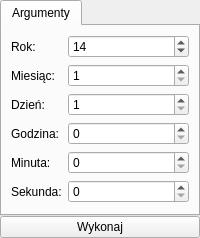
       <widget class="QWidget" name="beginFiscalMemoryReadByDatePage">
        <layout class="QGridLayout" name="gridLayout_48">
         <property name="margin">
          <number>0</number>
         </property>
         <property name="spacing">
          <number>0</number>
         </property>
         <item row="0" column="0">
          <widget class="QTabWidget" name="tabWidget_17">
           <property name="currentIndex">
            <number>0</number>
           </property>
           <widget class="QWidget" name="tab_33">
            <attribute name="title">
             <string>Argumenty</string>
            </attribute>
            <layout class="QFormLayout" name="formLayout_7">
             <item row="0" column="0">
              <widget class="QLabel" name="label_22">
               <property name="text">
                <string>Rok:</string>
               </property>
               <property name="buddy">
                <cstring>fiscalMemotyReadByDateYear</cstring>
               </property>
              </widget>
             </item>
             <item row="0" column="1">
              <widget class="QSpinBox" name="fiscalMemotyReadByDateYear">
               <property name="value">
                <number>14</number>
               </property>
              </widget>
             </item>
             <item row="1" column="0">
              <widget class="QLabel" name="label_23">
               <property name="text">
                <string>Miesiąc:</string>
               </property>
               <property name="buddy">
                <cstring>fiscalMemotyReadByDateMonth</cstring>
               </property>
              </widget>
             </item>
             <item row="1" column="1">
              <widget class="QSpinBox" name="fiscalMemotyReadByDateMonth">
               <property name="minimum">
                <number>1</number>
               </property>
               <property name="maximum">
                <number>12</number>
               </property>
              </widget>
             </item>
             <item row="2" column="0">
              <widget class="QLabel" name="label_25">
               <property name="text">
                <string>Dzień:</string>
               </property>
               <property name="buddy">
                <cstring>fiscalMemotyReadByDateDay</cstring>
               </property>
              </widget>
             </item>
             <item row="2" column="1">
              <widget class="QSpinBox" name="fiscalMemotyReadByDateDay">
               <property name="minimum">
                <number>1</number>
               </property>
               <property name="maximum">
                <number>31</number>
               </property>
              </widget>
             </item>
             <item row="3" column="0">
              <widget class="QLabel" name="label_27">
               <property name="text">
                <string>Godzina:</string>
               </property>
               <property name="buddy">
                <cstring>fiscalMemotyReadByDateHour</cstring>
               </property>
              </widget>
             </item>
             <item row="3" column="1">
              <widget class="QSpinBox" name="fiscalMemotyReadByDateHour">
               <property name="maximum">
                <number>23</number>
               </property>
              </widget>
             </item>
             <item row="4" column="0">
              <widget class="QLabel" name="label_29">
               <property name="text">
                <string>Minuta:</string>
               </property>
               <property name="buddy">
                <cstring>fiscalMemotyReadByDateMinute</cstring>
               </property>
              </widget>
             </item>
             <item row="4" column="1">
              <widget class="QSpinBox" name="fiscalMemotyReadByDateMinute">
               <property name="maximum">
                <number>59</number>
               </property>
              </widget>
             </item>
             <item row="5" column="0">
              <widget class="QLabel" name="label_30">
               <property name="text">
                <string>Sekunda:</string>
               </property>
               <property name="buddy">
                <cstring>fiscalMemotyReadByDateSecond</cstring>
               </property>
              </widget>
             </item>
             <item row="5" column="1">
              <widget class="QSpinBox" name="fiscalMemotyReadByDateSecond">
               <property name="maximum">
                <number>59</number>
               </property>
              </widget>
             </item>
            </layout>
           </widget>
          </widget>
         </item>
         <item row="1" column="0">
          <widget class="QPushButton" name="beginFiscalMemoryReadByDateButton">
           <property name="text">
            <string>Wykonaj</string>
           </property>
          </widget>
         </item>
        </layout>
       </widget>
